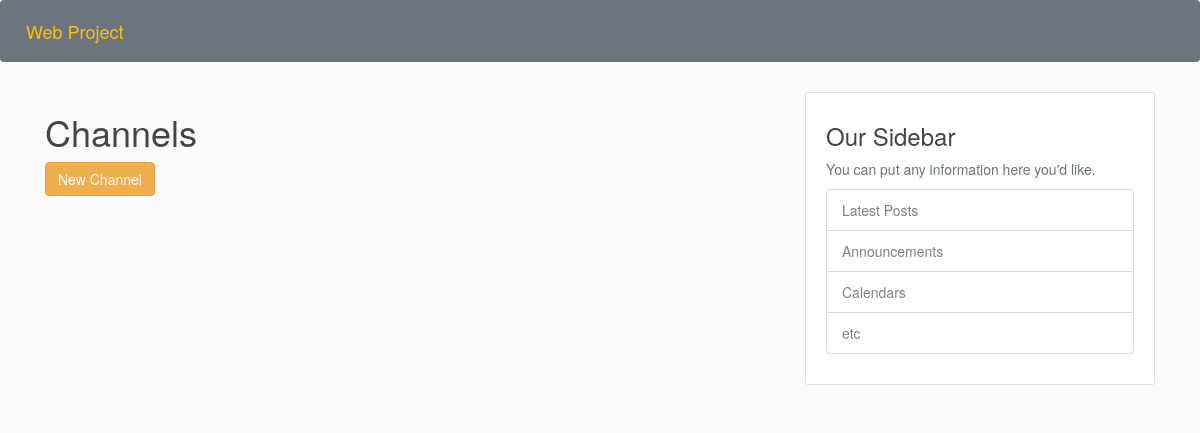
The page /channels on the database as committed earlier.
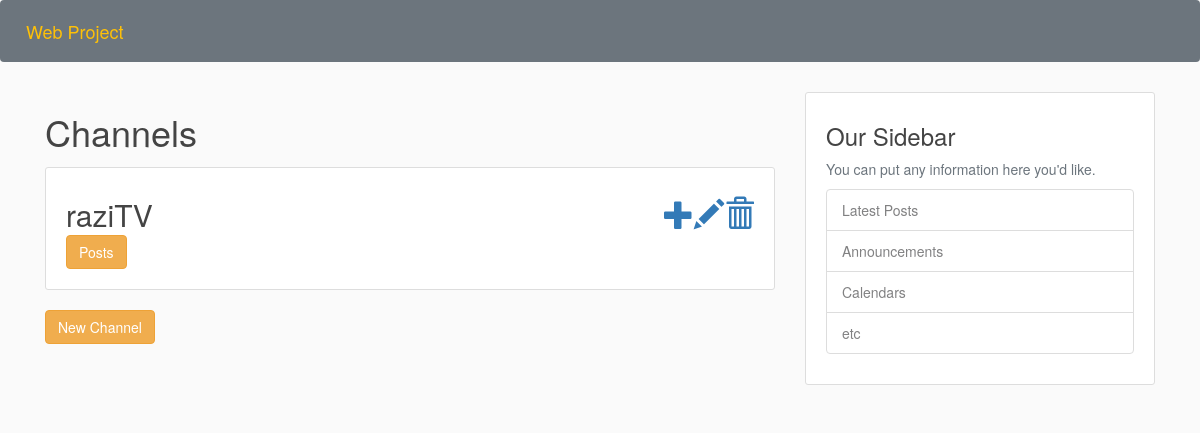
The same page on the database as committed later.
### blog/models.py (models this page shows)
class Chanel(models.Model):
    title = models.CharField(max_length=200)
    description = models.TextField()
    rules = models.TextField()
    admin = models.ForeignKey(User, on_delete=models.CASCADE, related_name='%(class)s_admin')
    authors = models.ManyToManyField(User, related_name='%(class)s_authors')
    followers = models.ManyToManyField(User, related_name='%(class)s_followers')

### blog/views.py (the view)
# urls.py: path('channels', views.channel , name='blog-channel'),
def channel(request):
    context = {
        'channels': Chanel.objects.all()
    }
    return render(request, 'blog/channel.html', context)

### blog/templates/blog/channel.html (shortened to what this page needs)
{% extends "blog/base.html" %}
{% block content %}
    <h1>Channels</h1>
    {% for c in channels %}
        <article class="media content-section">
           <div class="media-body">
            <h2><a class="article-title" href="{% url 'channel_detail' id=c.pk %}">{{ c.title }}</a>
                <a class="glyphicon glyphicon-trash" style="float:right" aria-hidden="true" href="{% url 'delete_channel' id=c.pk %}"></a>
                <a class="glyphicon glyphicon-pencil" style="float:right" aria-hidden="true" href="{% url 'edit_channel' pk=c.pk %}?next={{ request.path|urlencode }}"></a>
                <a class="glyphicon glyphicon-plus" style="float:right" aria-hidden="true" href="{% url 'addMember' id=c.pk %}"></a>
                <div>
                    <a  type="button" class="btn btn-warning" href="{% url 'viewPosts' pk=c.pk %}">Posts</a>
                </div>
            </h2>
          </div>
        </article>
    {% endfor %}
<a  type="button" class="btn btn-warning" href="{% url 'newChannel' %}">New Channel</a>
{% endblock content %}

Rows that differ between the two databases and show on the page:
added Chanel: title "raziTV"
